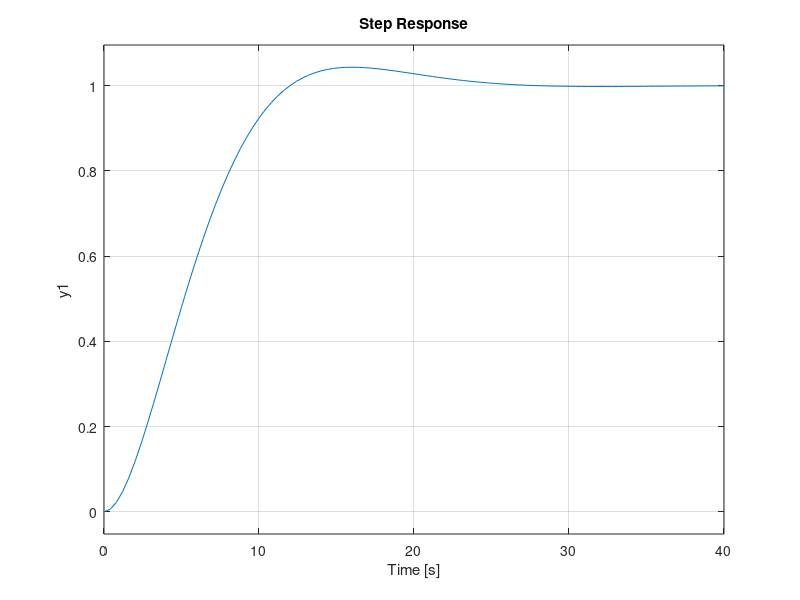

Here is the MATLAB script that generated this plot:
clc;
close all
clear
tr = 8


zeta = .707;
wn = pi/2/tr/sqrt(1-zeta^2);
denom = [1 2*zeta*wn wn^2];
kp = denom(3)/.66666666
kd = denom(2)/.66666666
num = [.666666*kp];
sys = tf(num,denom);
step(sys)
hold on
